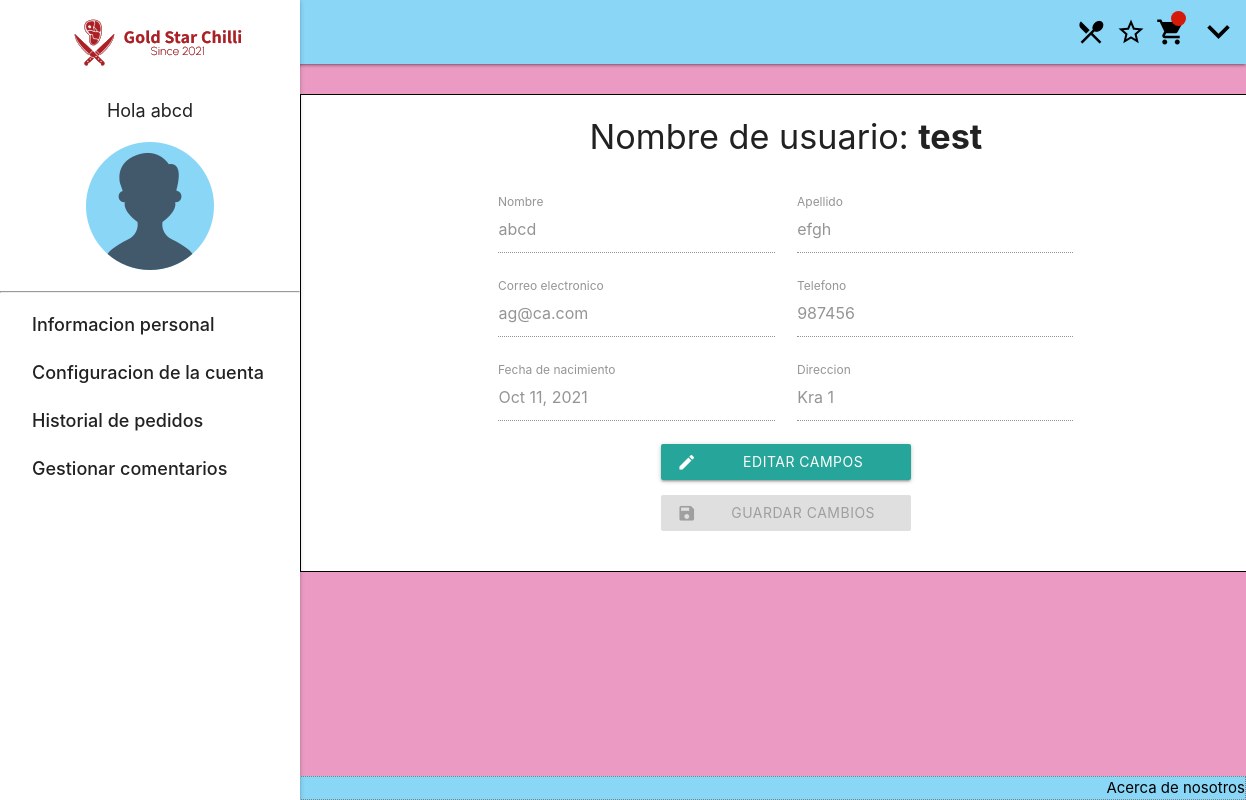
The page /Usuario/ (signed in) on the database its author committed.
### tables this page shows
CREATE TABLE usuarios (NIT INTEGER PRIMARY KEY AUTOINCREMENT NOT NULL, nombre TEXT NOT NULL, apellido TEXT NOT NULL, telefono INTEGER NOT NULL, correoelectronico TEXT NOT NULL, fechanacimiento DATE, direccion TEXT NOT NULL, usuario TEXT NOT NULL, contrasena BLOB NOT NULL, tipousuarios_id INTEGER REFERENCES tipousuario (id));

### app.py (the view, shortened to what this page needs)
@app.route('/Usuario/',methods=["GET","POST"])
def perfilUsuario():
    if es_usuario():
        statement="SELECT nombre,apellido,correoelectronico, telefono, fechanacimiento, direccion FROM usuarios where NIT = ?"
        parametros=[(session["nit"])]
        datos = consultarBD(statement,parametros)
        return render_template('usuario_perfil.html',titulo='Perfil del usuario',datos=datos[0])
    limpiarMensajes()
    flash("login_failed")
    return redirect('/Login')

### app.py (called while the page is built)
def consultarBD(query,params):
    if(query != ''):
        valid = False
        try:
            sqliteConnection = sqlite3.connect('./data/GoldStar.sqlite')
            cursor = sqliteConnection.cursor()
            if params:
                cursor.execute(query,params)
            else:
                cursor.execute(query)
            result = cursor.fetchall()
            cursor.close()
            valid = True
        except sqlite3.Error as error:
            print("Error while connecting to sqlite", error)
        finally:
            if sqliteConnection:
                sqliteConnection.close()
                print("The SQLite connection is closed")
            if valid:
                return result
            else:
                return []

def es_usuario():
    if 'nit' in session:
        return True
    else:
        return False

### templates/usuario_perfil.html (shortened to what this page needs)
{% extends "baseUsuarios.html" %}
{% block contenidoUsuario %}
    <div class="col dashboard_innerContent" style="padding: 0px 20px 40px 20px;">
        <h4 class="center-align">Nombre de usuario: <b>{{ session["usuario"] }}</b></h4><br>
        <form method="post">
            <div class="col s8 push-s2">
                <div class="input-field col s12 m6">
                    <input id="nombre" name="nombre" type="text" class="validate" value="{{ datos[0] }}" disabled>
                    <label for="nombre">Nombre</label>
                </div>
                <div class="input-field col s12 m6">
                    <input id="apellido" name="apellido" type="text" class="validate" value="{{ datos[1] }}" disabled>
                    <label for="apellido">Apellido</label>
                </div>
                <div class="input-field col s12 m6">
                    <input id="email" name="email" type="email" class="validate" value="{{ datos[2] }}" disabled>
                    <label for="email">Correo electronico</label>
                </div>
                <div class="input-field col s12 m6">
                    <input id="telefono" name="telefono" type="tel" class="validate" value="{{ datos[3] }}" disabled>
                    <label for="telefono">Telefono</label>
                </div>
                <div class="input-field col s12 m6">
                    <input id="fecha_nacimiento" name="fecha_nacimiento" type="text" class="datepicker" value="{{ datos[4] }}" disabled>
                    <label for="fecha_nacimiento">Fecha de nacimiento</label>
                </div>
                <div class="input-field col s12 m6">
                    <input id="direccion" name="direccion" type="text" class="validate" value="{{ datos[5] }}" disabled>
                    <label for="direccion">Direccion</label>
                </div>
                <div class="col s12 center-align" style="margin-bottom: 15px;">
                    <a class="waves-effect waves-light btn" onclick="campos()" style="width: 250px;"><i class="material-icons left">edit</i>Editar campos</a>
                </div>
                <div class="col s12 center-align">
                    <button id="guardaCambiosUsuario" class="waves-effect waves-light btn purple" href="/Usuario/" type="submit" disabled style="width: 250px;"><i class="material-icons left">save</i>Guardar cambios</button>
                </div>
            </div>
        </form>
    </div>
{% endblock %}

### templates/baseUsuarios.html (shortened to what this page needs)
{% extends "base.html" %}
{% block contenido %}
<main>
    <div class="row" style="margin: 0px;">
        <ul id="slide-out" class="sidenav sidenav-fixed">
            <p class="center-align"><a href="/" class="brand-logo"><img src="/static/img/logo.PNG"></a></p>
          {% if 'nit' in session%}
            {% if session["tipo"] == 1 %}
              <p class="center-align" style="font-size: large;">Hola {{ session["nombre"] }}</p>
              <p class="center-align"><img src="/static/img/user.png"></p>
              <hr>
              <li><a active href="/Usuario/">Informacion personal</a></li>
              <li><a href="/Usuario/Cuenta/">Configuracion de la cuenta</a></li>
              <li><a href="/Usuario/Pedidos/">Historial de pedidos</a></li>
              <li><a href="/Usuario/Comentarios/">Gestionar comentarios</a></li>
            {% endif %}
          {% endif %}
        </ul>
        {% block contenidoUsuario %}
        {% endblock %}
    </div>
</main>
{% endblock %}

### static/css/styles.css (style rules this page uses)
body { background-color: rgb(235, 155, 195); display: flex; min-height: 100vh; flex-direction: column; }
main { flex: 1 0 auto; }
.sidenav li a { font-size: large; }
.dashboard_innerContent { background-color: white; border: 1px solid black; margin-top: 30px; padding: 20px; position: relative; }
@media screen and (min-width: 992px) { .dashboard_innerContent { left: 300px; width: 78%; } }
.brand-logo { padding-left: 15px; padding-top: 5px; }

### rows shown on the page
usuarios: nombre "abcd", usuario "test", apellido "efgh", email "ag@ca.com", telefono "987456", fecha_nacimiento "Oct 11, 2021", direccion "Kra 1"
